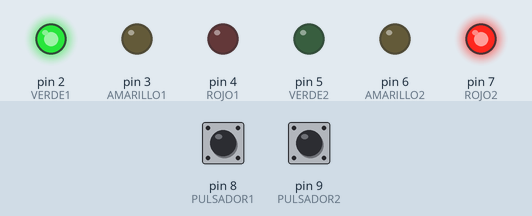
Simulated run of this sketch. Board: Arduino Uno, built with avr-gcc and run on an emulated ATmega328P. Parts: output pins drawn as LEDs (lit = HIGH). The test bench sets the inputs (shaded band); at power-on: pin 9 (PULSADOR2) LOW, pin 8 (PULSADOR1) LOW.

Above: at 1.2 s.
1.3 s: pin 9 (PULSADOR2) pulled HIGH for 0.15 s
4.4 s: pin 8 (PULSADOR1) pulled HIGH for 3.2 s
At 6.6 s:
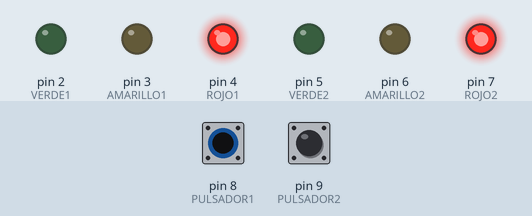
At 10.5 s:
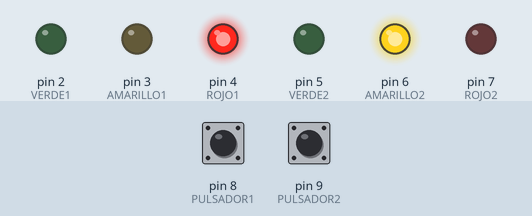
10.6 s: pin 9 (PULSADOR2) pulled HIGH for 3.2 s
At 17.0 s:
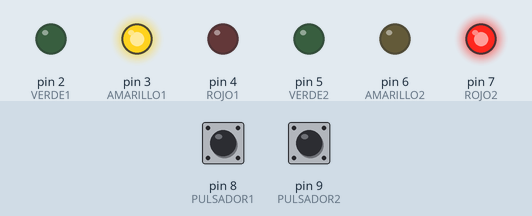
Timing chart, 0 to 20.8 s (numbered marks = the images above; inputs shaded):
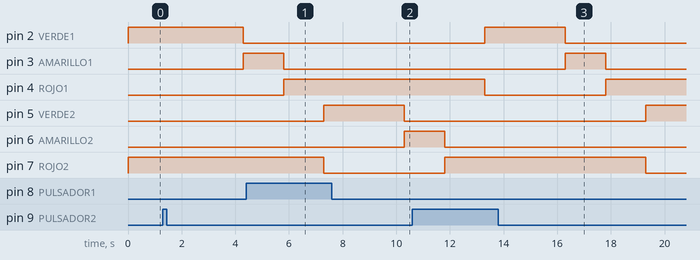

The sketch:

SEMAROSMART.ino
```cpp
//Pines utilizados

#define VERDE1 2
#define AMARILLO1 3
#define ROJO1 4
#define VERDE2 5
#define AMARILLO2 6
#define ROJO2 7

#define PULSADOR1 8
#define PULSADOR2 9

//Variables
bool activo = true; // Indica que el semaforo uno esta activo, si es false será el semaforo dos el que este activo
int tiempoCambio = 1500; // Definimos el tiempo de cambio entre LEDs
int tiempoEspera = 3000; // Define tiempo de espera desde que se detecta un coche, hasta que se produce cambio en los semaforos

void setup() {
  // Inicializar el monitor serie
  Serial.begin(9600);

  // Modo E/S de los pines
 pinMode (VERDE1, OUTPUT);
 pinMode (AMARILLO1, OUTPUT);
 pinMode (ROJO1, OUTPUT);
 pinMode (VERDE2, OUTPUT);
 pinMode (AMARILLO2, OUTPUT);
 pinMode (ROJO2, OUTPUT);

 pinMode (PULSADOR1, INPUT);
 pinMode (PULSADOR2, INPUT);

  // Apagamos todos los LEDs
 digitalWrite (VERDE1, LOW);
 digitalWrite (AMARILLO1, LOW);
 digitalWrite (ROJO1, LOW);
 digitalWrite (VERDE2, LOW);
 digitalWrite (AMARILLO2,LOW);
 digitalWrite (ROJO2, LOW);

  // Ponemos estado inicial: sem1 abierto, sem2 cerrado
 digitalWrite (VERDE1, HIGH);
 digitalWrite (ROJO2, HIGH);

}

void loop() {

if (activo){
  // Si el sem1 esta activo, vigilo el pulsador2
  int sem2 = digitalRead(PULSADOR2);

  if (sem2 == HIGH){
    encenderSemaforo2();
    activo = false;
  }
}else{

  // El sem2 está encendido, vigilo pulsador1
  int sem1=digitalRead(PULSADOR1);

  if (sem1 == HIGH){
    encenderSemaforo1();
    activo = true;
  }
 }
}


// Creamos las funciones

void encenderSemaforo2 ()
{
  delay (tiempoEspera);

  digitalWrite (VERDE1, LOW);
  digitalWrite (AMARILLO1, HIGH);

  delay (tiempoCambio);

  digitalWrite (AMARILLO1, LOW);
  digitalWrite (ROJO1, HIGH);

  delay (tiempoCambio);

  digitalWrite (ROJO2, LOW);
  digitalWrite (VERDE2, HIGH);
}

void encenderSemaforo1()
{
  delay (tiempoEspera);

  digitalWrite (VERDE2,LOW);
  digitalWrite (AMARILLO2,HIGH);

  delay (tiempoCambio);

  digitalWrite (AMARILLO2,LOW);
  digitalWrite (ROJO2,HIGH);

  delay (tiempoCambio);

  digitalWrite (ROJO1,LOW);
  digitalWrite (VERDE1,HIGH);
}
```

Measured:
- after the input at 1.3 s, pin 2 (VERDE1): HIGH → LOW after 3.0 s; pin 3 (AMARILLO1): LOW → HIGH after 3.0 s
- after the input at 4.4 s, pin 6 (AMARILLO2): LOW → HIGH after 5.9 s
- after the input at 10.6 s, pin 3 (AMARILLO1): LOW → HIGH after 5.7 s, → LOW 1.5 s later; pin 5 (VERDE2): LOW → HIGH after 8.7 s
